Frame 1 (no input): blank canvas, image omitted
Frame 60 (the mouse pressed at the canvas centre just before this capture): blank canvas, image omitted
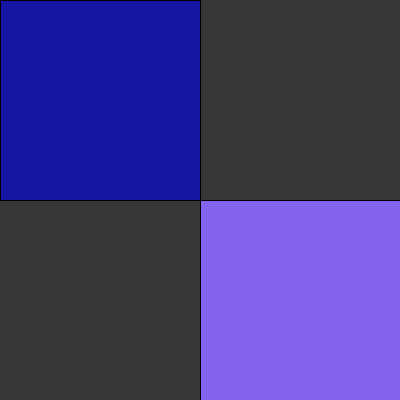
Frame 120 (the mouse held since frame 60 and released just before this capture)

The Processing sketch whose frames 1 and 60 were blank and that drew this single picture after the mouse press (run headless with seeded random() and noise(); from frame 60 on, the mouse is pressed at the canvas centre):

// Processing sketch: processing_135783
// ── processing_135783.pde

void setup()
{
  size(400,400);
  smooth();
  background(54,54,54);
}
void draw(){
  float r=random(400);
  fill(pmouseY/1.5,pmouseX/2,240,150);
  rect(pmouseX,pmouseY,mouseX,mouseY);
  }
